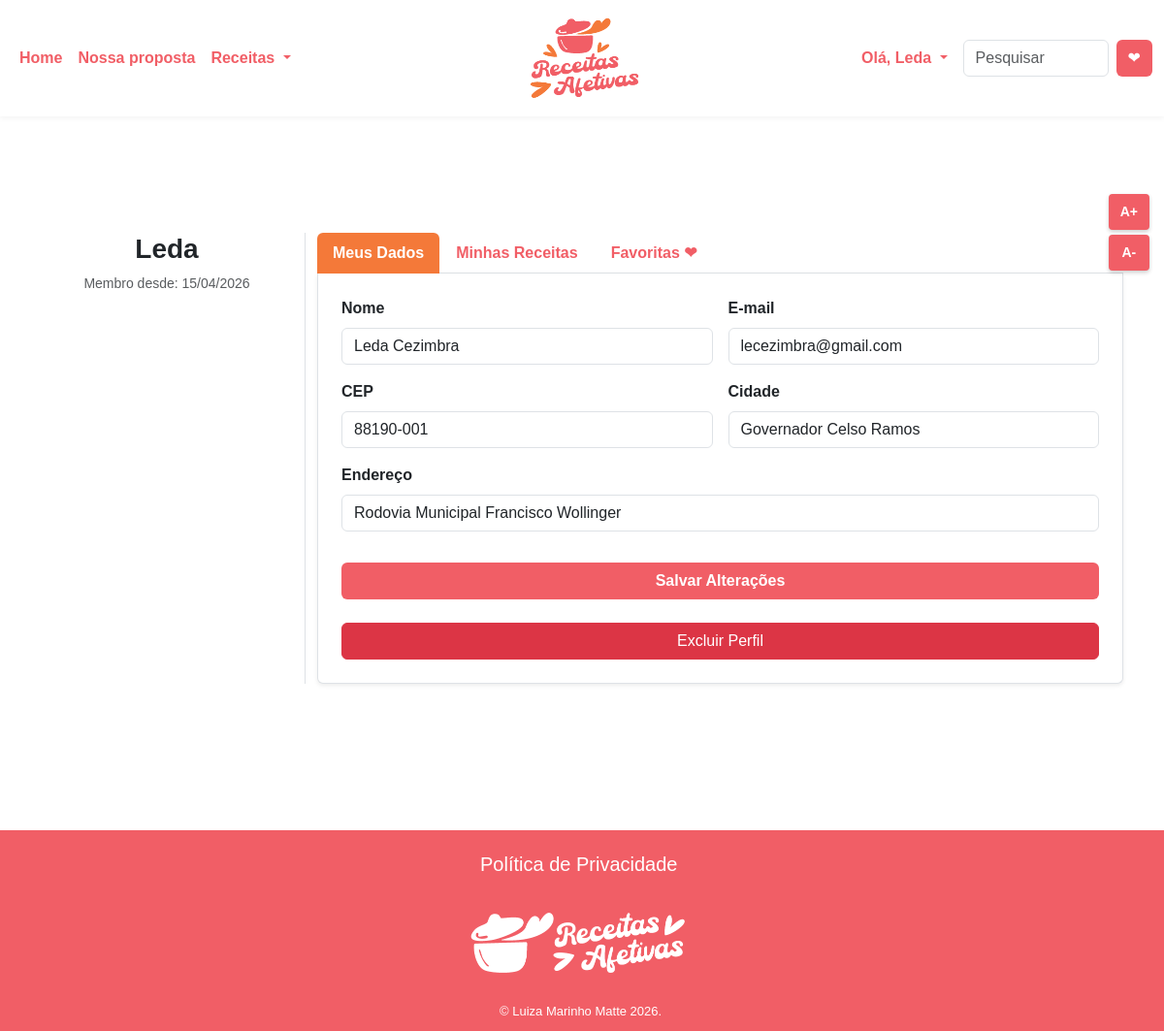
The app's page /perfil.php (signed in) with its own data.
### tables this page shows
CREATE TABLE `usuario` (
  `id_usuario` int(11) NOT NULL,
  `nome` varchar(155) NOT NULL,
  `email` varchar(50) NOT NULL,
  `senha` varchar(255) NOT NULL,
  `criado_em` date NOT NULL,
  `endereco` varchar(100) DEFAULT NULL,
  `bairro` varchar(50) DEFAULT NULL,
  `cidade` varchar(50) DEFAULT NULL,
  `estado` varchar(30) DEFAULT NULL,
  `cep` varchar(10) DEFAULT NULL,
  `foto_url` varchar(255) DEFAULT NULL
);

### perfil.php (the view, shortened to what this page needs)
<?php
include_once 'header.php';
include_once 'PHP/conexao.php';
$id = $_SESSION['id_usuario'];
$sql = "SELECT * FROM usuario WHERE id_usuario = ?";
$stmt = $conn->prepare($sql);
$stmt->bind_param("i", $id);
$stmt->execute();
$usuario = $stmt->get_result()->fetch_assoc();
?>
<main class="container mt-5 pt-5 mb-5" style="min-height: 80vh;">
    <div class="row mt-4">
        <div class="col-md-3 text-center border-end">
             <h3 class="fw-bold"><?php echo explode(' ', $usuario['nome'])[0]; ?></h3>
             <p class="text-muted small">Membro desde: <?php echo date('d/m/Y', strtotime($usuario['criado_em'])); ?></p>
        </div>
        <div class="col-md-9">
            <nav>
                <div class="nav nav-tabs" id="nav-tab" role="tablist">
                    <button class="nav-link active" data-bs-toggle="tab" data-bs-target="#nav-dados" type="button" style="color: #F15E66; font-weight: bold;">Meus Dados</button>
                    <button class="nav-link" data-bs-toggle="tab" data-bs-target="#nav-receitas" type="button" style="color: #F15E66; font-weight: bold;">Minhas Receitas</button>
                    <button class="nav-link" data-bs-toggle="tab" data-bs-target="#nav-favoritas" type="button" style="color: #F15E66; font-weight: bold;">Favoritas ❤</button>
                </div>
            </nav>
            <div class="tab-content p-4 border border-top-0 shadow-sm bg-white rounded-bottom">
<div class="tab-pane fade show active" id="nav-dados" role="tabpanel">
    <form action="PHP/atualizar_perfil.php" method="POST">
        <div class="row g-3">
            <div class="col-md-6">
                <label class="form-label fw-bold">Nome</label>
                <input type="text" name="nome" class="form-control" value="<?php echo htmlspecialchars($usuario['nome']); ?>">
            </div>
            <div class="col-md-6">
                <label class="form-label fw-bold">E-mail</label>
                <input type="email" name="email" class="form-control" value="<?php echo htmlspecialchars($usuario['email']); ?>">
            </div>
            <div class="col-md-6">
                <label class="form-label fw-bold">CEP</label>
                <input type="text" name="cep" class="form-control" value="<?php echo htmlspecialchars($usuario['cep']); ?>">
            </div>
            <div class="col-md-6">
                <label class="form-label fw-bold">Cidade</label>
                <input type="text" name="cidade" class="form-control" value="<?php echo htmlspecialchars($usuario['cidade']); ?>">
            </div>
            <div class="col-12">
                <label class="form-label fw-bold">Endereço</label>
                <input type="text" name="endereco" class="form-control" value="<?php echo htmlspecialchars($usuario['endereco']); ?>">
            </div>
            <div class="col-12">
                <button type="submit" class="btn text-white mt-3 w-100" style="background-color: #F15E66; font-weight: bold;">
                    Salvar Alterações
                </button>
            </div>
            <div class="col-12">
                <button type="submit" name="acao" value="excluir"
                    class="btn btn-danger w-100 mt-2"
                    onclick="return confirm('Tem certeza que deseja excluir seu perfil? Essa ação não pode ser desfeita.');">
                    Excluir Perfil
                </button>
            </div>
        </div>
    </form>
            </div>
            </div>
        </div>
    </div>
</main>
<?php include 'footer.php'; ?>

### CSS/header.css (style rules this page uses)
body { padding-top: 120px; }
.nav-link, #userDropdown, .auth-section a.btn-link, .auth-section .btn-outline-dark { color: #F15E66 !important; font-weight: 800 !important; transition: all 0.3s ease; }

### CSS/estilo.css (style rules this page uses)
* { margin: 0; padding: 0; box-sizing: border-box; }
body { font-family: Arial, sans-serif; background-color: white; }
main { background-color: white; padding: 10px; margin: 5%; }
main { background-color: white; padding: 10px; margin: 20px auto; max-width: 1320px; }
.nav-tabs .nav-link.active { background-color: #F47939 !important; color: white !important; border: none; }

### records on screen
usuario: nome "Leda", criado_em "15/04/2026", nome "Leda Cezimbra", email "lecezimbra@gmail.com", cep "88190-001", cidade "Governador Celso Ramos", endereco "Rodovia Municipal Francisco Wollinger"

### other values on screen
explode(' ', $_SESSION['nome'])[0] "Leda"
